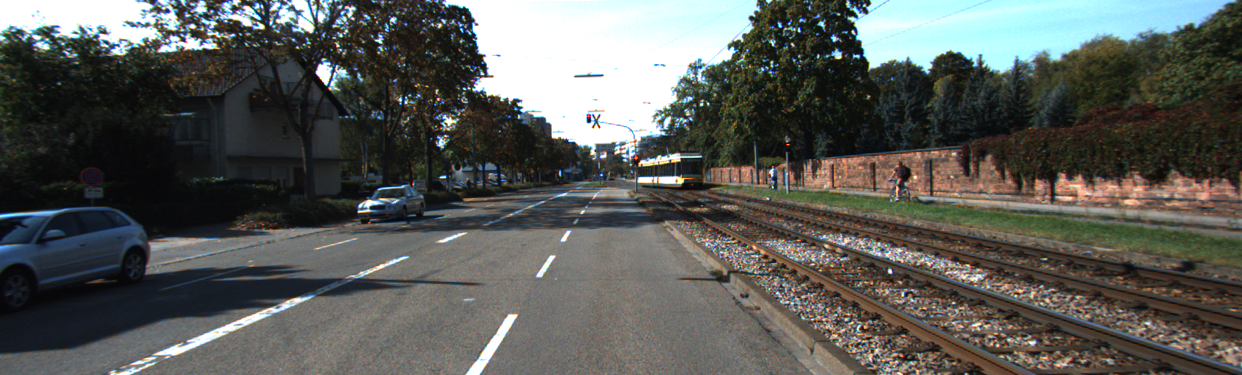
#> input picture Video data/2011_09_26/2011_09_26_drive_0001_sync/image_02/data/0000000051.png, 1242 x 375 px, found by its file name
$ python disparityMatching.py
#> lines starting #> are read from the running program, lines starting #| are printed output that depends on the picture
### imageManipulation.py
import cv2
import os
import glob
from matplotlib import pyplot as plt
import numpy as np
import pykitti as pk

def loadData():
    basedir = './data'
    date = '2011_09_26'
    drive = '0096'


# The 'frames' argument is optional - default: None, which loads the whole dataset.
# Calibration, timestamps, and IMU data are read automatically.
# Camera and velodyne data are available via properties that create generators
# when accessed, or through getter methods that provide random access.
    data = pk.raw(basedir, date, drive, frames=range(0, 400, 5))
    return data
# dataset.calib:         Calibration data are accessible as a named tuple
# dataset.timestamps:    Timestamps are parsed into a list of datetime objects
# dataset.oxts:          List of OXTS packets and 6-dof poses as named tuples
# dataset.camN:          Returns a generator that loads individual images from camera N
# dataset.get_camN(idx): Returns the image from camera N at idx
# dataset.gray:          Returns a generator that loads monochrome stereo pairs (cam0, cam1)
# dataset.get_gray(idx): Returns the monochrome stereo pair at idx
# dataset.rgb:           Returns a generator that loads RGB stereo pairs (cam2, cam3)
# dataset.get_rgb(idx):  Returns the RGB stereo pair at idx
# dataset.velo:          Returns a generator that loads velodyne scans as [x,y,z,reflectance]
# dataset.get_velo(idx): Returns the velodyne scan at idx

#loads the camera to camera calibration matrix as a dictionary

### disparityMatching.py
import numpy as np
import cv2
imgL = cv2.imread('./data/2011_09_26/2011_09_26_drive_0096_sync/image_02/data/0000000051.png',0)
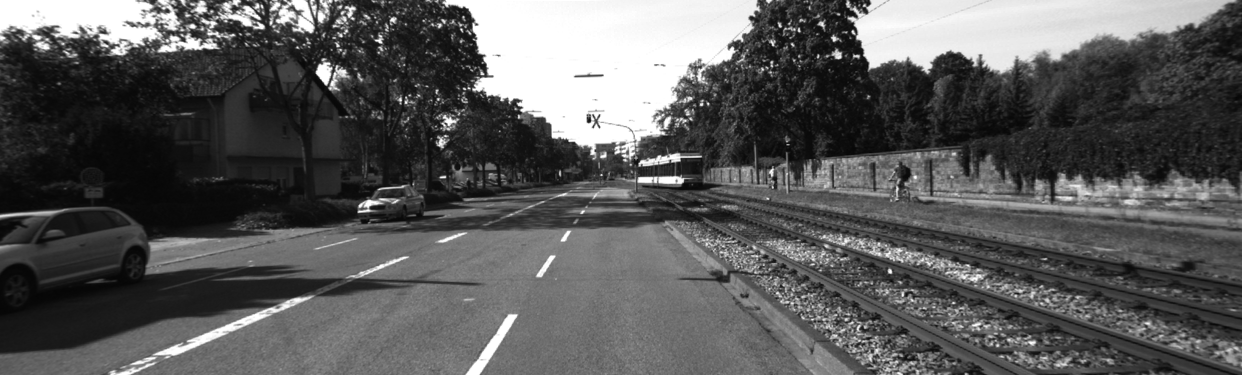
#> imgL: shape (375, 1242); min 5, max 255, mean 89.7
imgR = cv2.imread('./data/2011_09_26/2011_09_26_drive_0096_sync/image_03/data/0000000051.png',0)
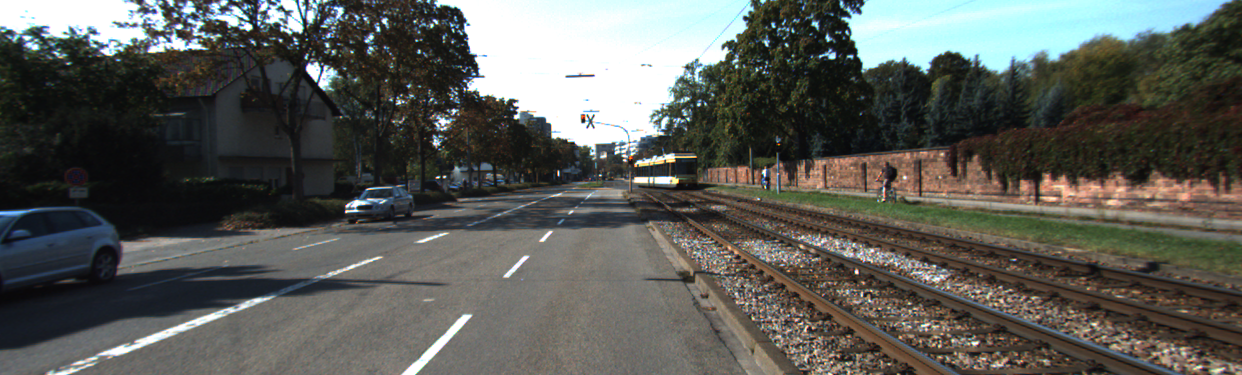
#> input picture Video data/2011_09_26/2011_09_26_drive_0001_sync/image_03/data/0000000051.png, 1242 x 375 px, found by its file name
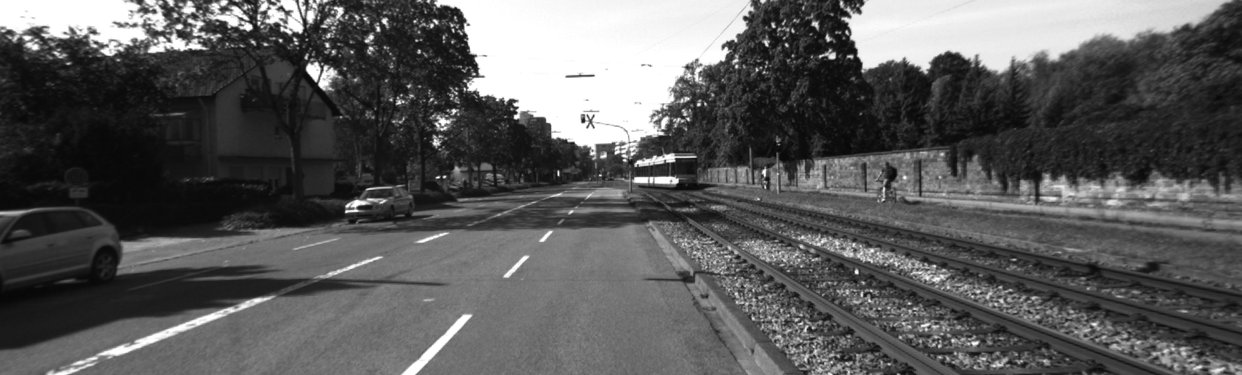
#> imgR: shape (375, 1242); min 7, max 255, mean 90.8
from imageManipulation import loadData

#baseline = 54 cm?
#focal length = ?


def loadCamToCam(data):
    camToCam = data._load_calib_cam_to_cam('./data/2011_09_26/calib_velo_to_cam.txt','./data/2011_09_26/calib_cam_to_cam.txt')
    return camToCam


def calculate_depth(disparity_map):
    [x,y,_] = np.shape(disparity_map)
    b = 0.54
    f = 5
    depth = np.zeros((x,y),0)
    for i in range(0,x):
        for j in range(0,y):
            if disparity_map[i,j] > 0:
                depth[i,j] = b*f/disparity_map[i,j]


def calculate_disparity_map(img_left, img_right):
    stereo = cv2.StereoBM_create(numDisparities=48, blockSize=15)
    disparity_map = stereo.compute(img_left, img_right).astype(np.float32)
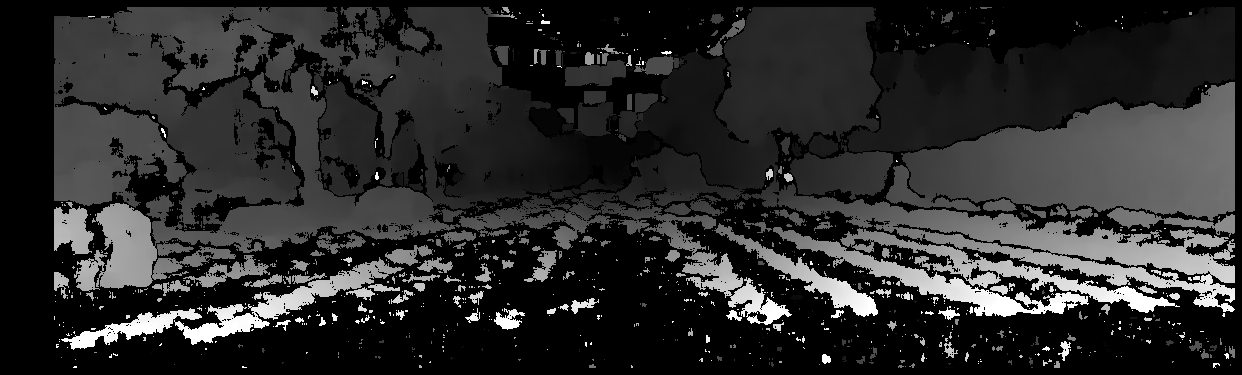
#> disparity_map: shape (375, 1242) float32; min -16, max 752, mean 116.6; drawn with min black and max white

    kernel = cv2.getStructuringElement(cv2.MORPH_ELLIPSE, (11, 11))
    disparity_map = cv2.morphologyEx(disparity_map, cv2.MORPH_CLOSE, kernel)
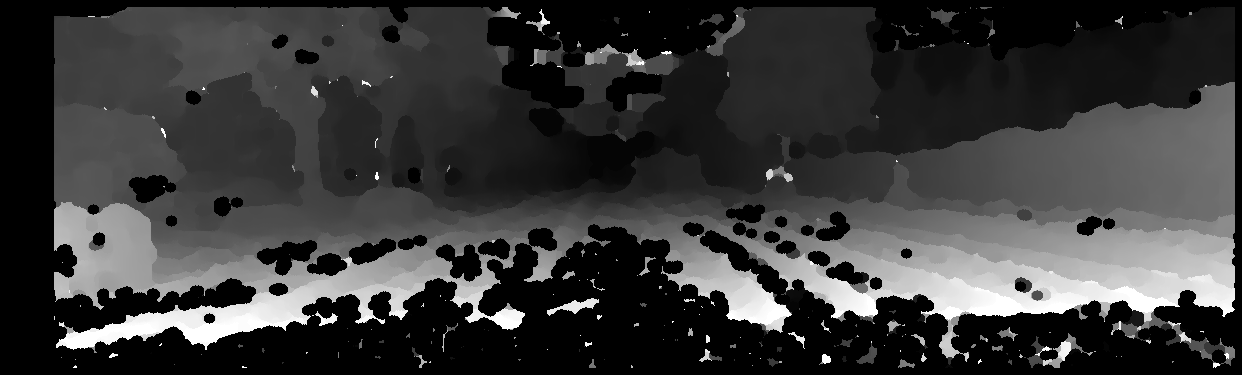
#> disparity_map: shape (375, 1242) float32; min -16, max 752, mean 158.5; drawn with min black and max white
    return disparity_map


disparity = calculate_disparity_map(imgL, imgR)
#> (the run stopped early here; a loop or call above may not have finished)
